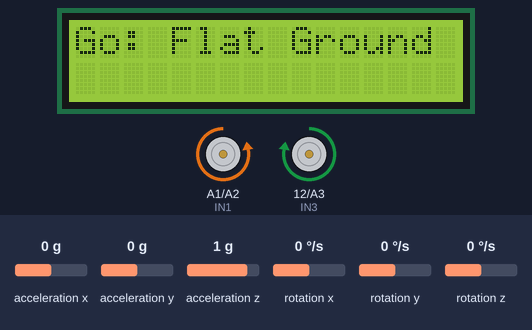
This sketch was run on a simulated Arduino Uno, built with avr-gcc and run on an emulated ATmega328P. Parts: 16×2 character LCD, motor-driver pin pairs drawn as motors (green arrow = first pin HIGH = forward, orange = second pin HIGH = backward, longer = more drive, scaled by the enable pin). Wiring (inferred from the names in the program): MPU-6050 motion sensor at I2C address 0x68. The test bench sets the inputs (shaded band); at power-on: acceleration x 0 g, rotation z 0 °/s, acceleration y 0 g, acceleration z 1 g, rotation x 0 °/s, rotation y 0 °/s.

Above: at 8.3 s.
8.4 s: acceleration x set to -1.4 g
At 9.0 s:
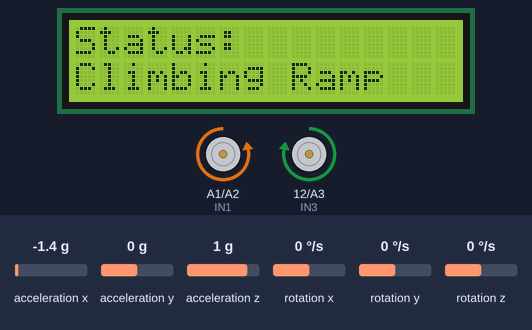
9.9 s: acceleration x set to 0 g
At 11.1 s:
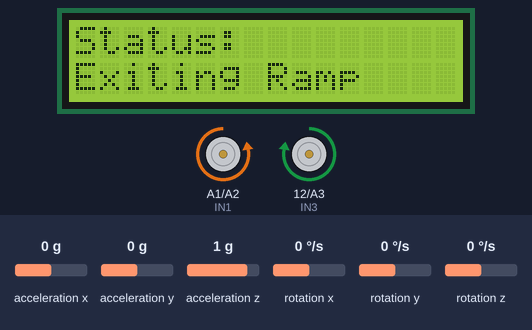
12.9 s: rotation z set to 9 °/s
At 15.58 s:
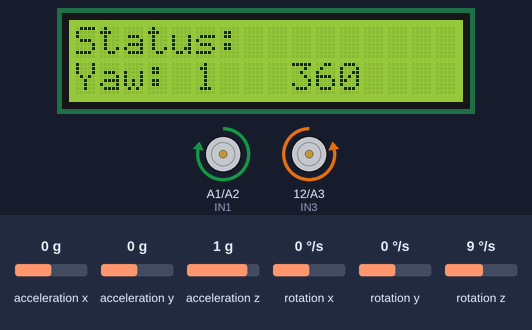
15.9 s: rotation z set to -192 °/s
At 18.4 s:
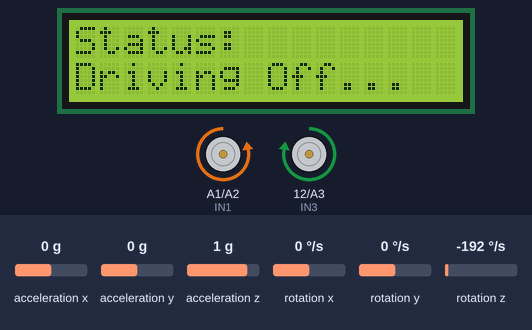
Timing chart, 0 to 21.3 s (numbered marks = the images above; inputs shaded):
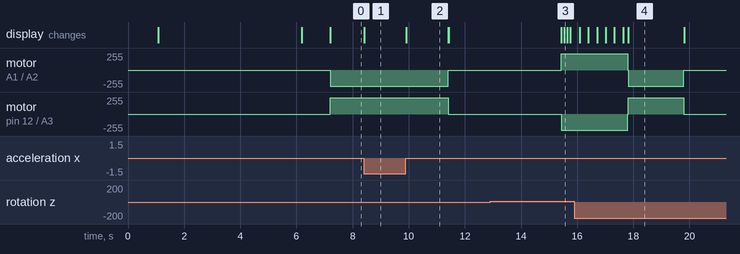

Measured:
- after the input at 8.4 s, the display: changes at once (image 1)
- after the input at 9.9 s, motor on A1 (IN1) / A2 (IN2): backward 245/255 → stopped after 1.5 s; motor on pin 12 (IN3) / A3 (IN4): forward 245/255 → stopped after 1.5 s; the display: changes at once (image 2)
- after the input at 15.9 s, motor on A1 (IN1) / A2 (IN2): forward 245/255 → backward 245/255 after 1.9 s, → stopped 2.0 s later; motor on pin 12 (IN3) / A3 (IN4): backward 245/255 → forward 245/255 after 1.9 s, → stopped 2.0 s later
- what the display in image 2 shows lasts 1.5 s, from 9.9 s to 11.4 s

The sketch:

arduino_ramp_copy_20251202142529.ino
```cpp
#include <LiquidCrystal.h>
#include <Wire.h>

// --- HARDWARE CONFIGURATION ---

// LCD pins: RS=D8, EN=D9, D4=D4, D5=D5, D6=D6, D7=D7
LiquidCrystal lcd(8, 9, 4, 5, 6, 7);

// Motor Pins
// Right Motor
const int ENA = 3;
const int IN1 = A1;
const int IN2 = A2;

// Left Motor
const int ENB = 11;
const int IN3 = 12;
const int IN4 = A3;

// MPU6050 I2C Address
const int MPU_ADDR = 0x68;

// --- VARIABLES ---
float yaw = 0.0;           // Accumulated rotation angle (Z-axis)
float pitch = 0.0;         // Ramp/Incline angle (Y-axis)
float roll = 0.0;          // Side-to-side tilt (X-axis)
unsigned long lastTime = 0;
float gyroZ_offset = 0.0;  // Calibration offset

// State Machine Stages
enum State {
  CALIBRATING,
  WAITING_FOR_RAMP, // Driving forward on flat ground
  CLIMBING,         // Driving up the incline
  EXITING_RAMP,     // Driving forward to clear the slope
  WAITING,          // 4 second pause
  ROTATING,         // Doing the 360
  DRIVING_OFF_RAMP, // Driving off after rotation
  FINISHED          // Done
};

State currentState = CALIBRATING;
unsigned long stateStartTime = 0;
int motorSpeed = 245;

void setup() {
  Serial.begin(9600);
  Wire.begin();

  // LCD Init
  lcd.begin(16, 2);
  lcd.print("Init MPU6050...");

  // Motor Init
  pinMode(ENA, OUTPUT);
  pinMode(ENB, OUTPUT);
  pinMode(IN1, OUTPUT);
  pinMode(IN2, OUTPUT);
  pinMode(IN3, OUTPUT);
  pinMode(IN4, OUTPUT);
  stopCar();

  // Wake up MPU6050
  Wire.beginTransmission(MPU_ADDR);
  Wire.write(0x6B); // PWR_MGMT_1 register
  Wire.write(0);    // Wake up
  Wire.endTransmission(true);

  delay(1000);

  // Calibration
  calibrateGyro();
  currentState = WAITING_FOR_RAMP;
  lcd.clear();
  lcd.print("Go: Flat Ground");
}

void loop() {
  // 1. Read Sensors
  readMPU();

  // 2. State Machine Logic
  switch (currentState) {

    case WAITING_FOR_RAMP:
      moveForward();
      if (abs(pitch) > 10) {
        currentState = CLIMBING;
        updateLCD("Climbing Ramp");
      }
      break;

    case CLIMBING:
      moveForward();
      if (abs(pitch) < 5) {
        currentState = EXITING_RAMP;
        stateStartTime = millis();
        updateLCD("Exiting Ramp");
      }
      break;

    case EXITING_RAMP:
      moveForward();
      if (millis() - stateStartTime >= 1500) {
        stopCar();
        currentState = WAITING;
        stateStartTime = millis();
        lcd.clear();
      }
      break;

    case WAITING:
      stopCar();

      // --- DISPLAY MEASURED ANGLES ---
      lcd.setCursor(0, 0);
      lcd.print("angle=");
      lcd.print(pitch, 1);   // pitch angle with 1 decimal
      lcd.print("deg   ");   // clear trailing chars

      lcd.setCursor(0, 1);
      lcd.print("roll=");
      lcd.print(roll, 1);    // roll angle with 1 decimal
      lcd.print("deg   ");

      if (millis() - stateStartTime >= 4000) {
        currentState = ROTATING;
        yaw = 0; // Reset yaw
        updateLCD("Rotating 360");
      }
      break;

    case ROTATING:
      turnRight();

      lcd.setCursor(0, 1);
      lcd.print("Yaw: ");
      lcd.print((int)yaw);
      lcd.print("   ");

      if (abs(yaw) >= 360) {
        stopCar();
        currentState = DRIVING_OFF_RAMP;
        stateStartTime = millis();
        updateLCD("Driving Off...");
      }
      break;

    case DRIVING_OFF_RAMP:
      moveForward();
      if (millis() - stateStartTime >= 2000) {
        stopCar();
        currentState = FINISHED;
        updateLCD("Done!");
      }
      break;

    case FINISHED:
      stopCar();
      break;
  }

  delay(10);
}

// --- MPU6050 HELPER FUNCTIONS ---

void readMPU() {
  Wire.beginTransmission(MPU_ADDR);
  Wire.write(0x3B);
  Wire.endTransmission(false);
  Wire.requestFrom(MPU_ADDR, 14, true);

  int16_t AcX = Wire.read() << 8 | Wire.read();
  int16_t AcY = Wire.read() << 8 | Wire.read();
  int16_t AcZ = Wire.read() << 8 | Wire.read();
  Wire.read(); Wire.read(); // skip temp
  int16_t GyX = Wire.read() << 8 | Wire.read();
  int16_t GyY = Wire.read() << 8 | Wire.read();
  int16_t GyZ = Wire.read() << 8 | Wire.read();

  float accX = AcX / 16384.0;
  float accY = AcY / 16384.0;
  float accZ = AcZ / 16384.0;

  pitch = atan2(-accX, sqrt(accY*accY + accZ*accZ)) * 180.0 / PI;
  roll  = atan2(accY, accZ) * 180.0 / PI;

  unsigned long currentTime = millis();
  float dt = (currentTime - lastTime) / 1000.0;
  lastTime = currentTime;

  float gyroZ = GyZ / 131.0;
  gyroZ -= gyroZ_offset;
  if (abs(gyroZ) < 1.0) gyroZ = 0;
  yaw += gyroZ * dt;
}

void calibrateGyro() {
  lcd.clear();
  lcd.print("Calibrating...");
  lcd.setCursor(0,1);
  lcd.print("DONT MOVE CAR");

  long sumZ = 0;
  for (int i = 0; i < 2000; i++) {
    Wire.beginTransmission(MPU_ADDR);
    Wire.write(0x47);
    Wire.endTransmission(false);
    Wire.requestFrom(MPU_ADDR, 2, true);
    int16_t GyZ = Wire.read() << 8 | Wire.read();
    sumZ += GyZ;
    delay(2);
  }
  gyroZ_offset = (sumZ / 2000.0) / 131.0;

  lcd.clear();
  lcd.print("Ready!");
  delay(1000);
  lastTime = millis();
}

void updateLCD(String text) {
  lcd.clear();
  lcd.setCursor(0, 0);
  lcd.print("Status:");
  lcd.setCursor(0, 1);
  lcd.print(text);
}

void moveForward() {
  digitalWrite(IN1, LOW);
  digitalWrite(IN2, HIGH);
  digitalWrite(IN3, HIGH);
  digitalWrite(IN4, LOW);
  analogWrite(ENA, motorSpeed);
  analogWrite(ENB, motorSpeed);
}

void turnRight() {
  // Pivot turn: right motor backward, left motor forward
  digitalWrite(IN1, HIGH);
  digitalWrite(IN2, LOW);
  digitalWrite(IN3, LOW);
  digitalWrite(IN4, HIGH);
  analogWrite(ENA, 180);
  analogWrite(ENB, 180);
}

void stopCar() {
  digitalWrite(IN1, LOW);
  digitalWrite(IN2, LOW);
  digitalWrite(IN3, LOW);
  digitalWrite(IN4, LOW);
  analogWrite(ENA, 0);
  analogWrite(ENB, 0);
}
```
